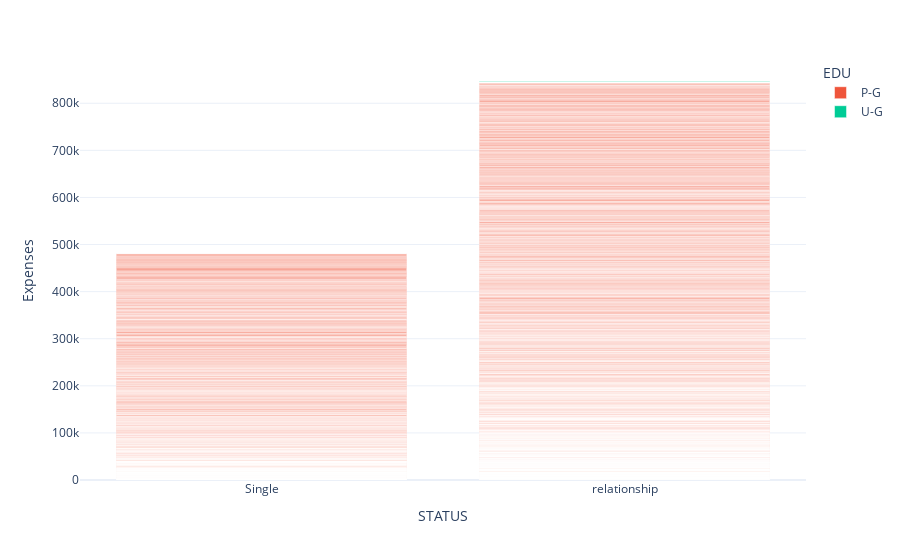

Notebook code cell kept with this figure:
### Code cell
fig = px.bar(df, x='STATUS', y='Expenses', color='EDU', 
             color_discrete_map={'EDU': 'darkgreen'},  
             template='plotly_white')  

# Show the plot
fig.show()

### Figure 1 — Plotly figure (JSON) as saved in the notebook; plotly's stock layout.template omitted (floating-point values rounded to 4 significant figures; data arrays with more than 128 entries replaced by an {"elided": "..."} marker saying what was removed)
{"data": [{"alignmentgroup": "True", "hovertemplate": "EDU=P-G<br>STATUS=%{x}<br>Expenses=%{y}<extra></extra>", "legendgroup": "P-G", "marker": {"color": "#EF553B", "pattern": {"shape": ""}}, "name": "P-G", "offsetgroup": "P-G", "orientation": "v", "showlegend": true, "textposition": "auto", "type": "bar", "x": {"elided": "2148 str values"}, "xaxis": "x", "y": {"elided": "2148 int values"}, "yaxis": "y"}, {"alignmentgroup": "True", "hovertemplate": "EDU=U-G<br>STATUS=%{x}<br>Expenses=%{y}<extra></extra>", "legendgroup": "U-G", "marker": {"color": "#00cc96", "pattern": {"shape": ""}}, "name": "U-G", "offsetgroup": "U-G", "orientation": "v", "showlegend": true, "textposition": "auto", "type": "bar", "x": ["Single", "relationship", "Single", "Single", "relationship", "relationship", "relationship", "relationship", "relationship", "Single", "relationship", "Single", "Single", "Single", "Single", "relationship", "Single", "Single", "Single", "relationship", "relationship", "relationship", "Single", "relationship", "Single", "relationship", "relationship", "Single", "Single", "relationship", "relationship", "relationship", "Single", "relationship", "relationship", "Single", "relationship", "relationship", "relationship", "relationship", "relationship", "relationship", "relationship", "Single", "relationship", "Single", "Single", "relationship", "relationship", "relationship", "relationship", "relationship", "relationship", "relationship"], "xaxis": "x", "y": [119, 61, 101, 29, 103, 29, 58, 75, 16, 66, 43, 80, 88, 29, 36, 103, 38, 106, 24, 62, 18, 50, 64, 37, 47, 57, 57, 59, 102, 26, 96, 96, 54, 75, 263, 24, 102, 29, 29, 80, 80, 46, 32, 21, 74, 69, 14, 434, 18, 43, 43, 28, 45, 839], "yaxis": "y"}], "layout": {"barmode": "relative", "legend": {"title": {"text": "EDU"}, "tracegroupgap": 0}, "margin": {"t": 60}, "xaxis": {"anchor": "y", "domain": [0, 1], "title": {"text": "STATUS"}}, "yaxis": {"anchor": "x", "domain": [0, 1], "title": {"text": "Expenses"}}}}
